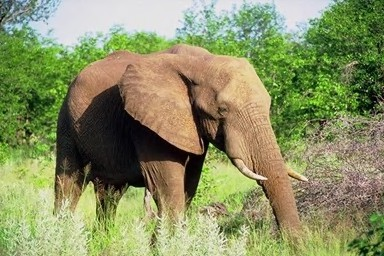
#> input picture Query/0.jpg, 384 x 256 px
$ jupyter execute --allow-errors CW_c1535633.ipynb   (shell and % lines are left out)
#> lines starting #> are read from the running program, lines starting #| are printed output that depends on the picture
[cell 1]
###cell 1###=======================================================================================================

# import libraries, functions...
%pylab inline
import numpy as np
import pandas as pd
from pandas import Series, DataFrame
from scipy import stats

# read in image data
# functions to read in and display an image
img_=imread('Query/0.jpg')
#> img_ is the input picture: shape (256, 384, 3); mean R, G, B 138, 144.3, 99.2
imshow(img_)
title('Query image')
# functions to get the size of the image
row = size(img_, 0)    ### number of rows
#> row = 256
col = size(img_, 1)    ### number of columns
#> col = 384
px=row*col            ### total pixels
#> px = 98304
# get the R G B slices of the image
R_img = img_[:,:,0]     ### red slice
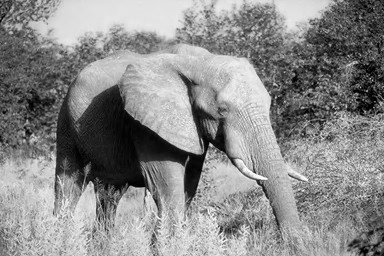
#> R_img: shape (256, 384); min 0, max 255, mean 138
G_img = img_[:,:,1]     ### green slice
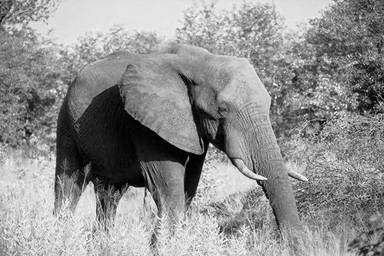
#> G_img: shape (256, 384); min 0, max 255, mean 144.3
B_img = img_[:,:,2]     ### blue slice
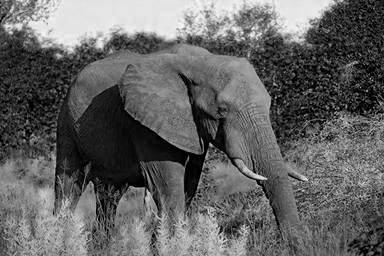
#> B_img: shape (256, 384); min 0, max 250, mean 99.2
# flatten out the image (2D) array before computing the histogram
r=R_img.ravel()       ### 1D array of R slice
g=G_img.ravel()       ### 1D array of G slice
b=B_img.ravel()       ### 1D array of B slice

# NOW! You Should Be Ready for Coding the Coursework!

RGB_Slice = figure(figsize(20,5))
R_Slice = subplot(1,3,1), imshow(R_img)
plt.colorbar()
title('Red slice')
G_Slice = subplot(1,3,2), imshow(G_img)
plt.colorbar()
title('Green slice')
B_Slice = subplot(1,3,3), imshow(B_img)
plt.colorbar()
title('Blue slice')

RGB_Hist = figure(figsize(20,2))
R_Hist = subplot(1,3,1), hist(r,bins = arange(0,256,1), color = 'red', edgecolor = "none", normed = True)
xlim(0,255)
title('Red slice-histogram')
G_Hist = subplot(1,3,2), hist(g,bins = arange(0,256,1), color = 'green', edgecolor = "none", normed = True)
xlim(0,255)
title('Green slice-histogram')
B_Hist = subplot(1,3,3), hist(b,bins = arange(0,256,1), color = 'blue', edgecolor = "none", normed = True)
xlim(0,255)
title('Blue slice-histogram')

###cell 1###=======================================================================================================
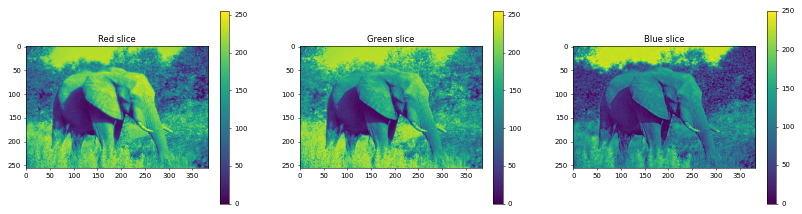
#> figure drawn by matplotlib, 6 panels
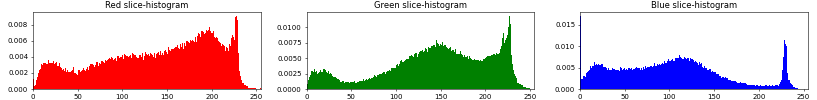
#> figure drawn by matplotlib, 3 panels; panel 1: tallest bar 0.00917 high, from x = 227 to 228; panel 2: tallest bar 0.0118 high, from x = 227 to 228; panel 3: tallest bar 0.0171 high, from x = 0 to 1
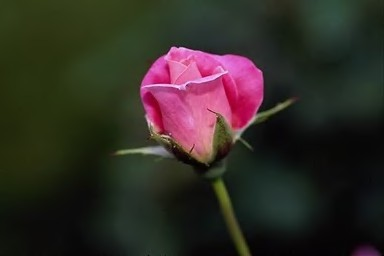
#> input picture IRD/1.jpg, 384 x 256 px
#> further down, img_database is the input picture: shape (256, 384, 3); mean R, G, B 48.3, 43, 36.3

[cell 2]
###cell 2###=======================================================================================================

# read in image data
# functions to read in and display an image
query_img_size = figure(figsize(2,1))
img_query=imread('Query/0.jpg', title('query'))
imshow(img_query)
axis('off')

database_img_size = figure(figsize(20,5))
#> (the rest of this cell did not finish here and is left out)
